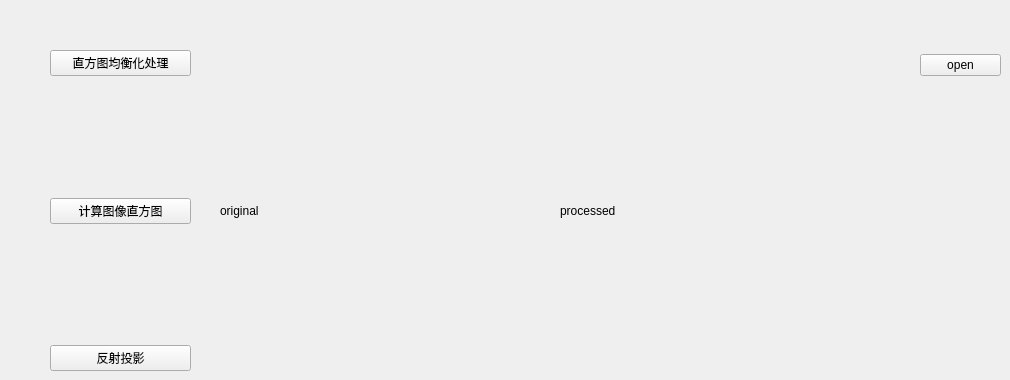
    <widget class="QWidget" name="tab_8">
     <attribute name="title">
      <string>图像直方图</string>
     </attribute>
     <widget class="QWidget" name="verticalLayoutWidget_3">
      <property name="geometry">
       <rect>
        <x>50</x>
        <y>50</y>
        <width>141</width>
        <height>321</height>
       </rect>
      </property>
      <layout class="QVBoxLayout" name="verticalLayout_22">
       <item>
        <widget class="QPushButton" name="pushButton_8">
         <property name="text">
          <string>直方图均衡化处理</string>
         </property>
        </widget>
       </item>
       <item>
        <spacer name="verticalSpacer_20">
         <property name="orientation">
          <enum>Qt::Vertical</enum>
         </property>
         <property name="sizeHint" stdset="0">
          <size>
           <width>20</width>
           <height>40</height>
          </size>
         </property>
        </spacer>
       </item>
       <item>
        <widget class="QPushButton" name="pushButton_7">
         <property name="text">
          <string>计算图像直方图</string>
         </property>
        </widget>
       </item>
       <item>
        <spacer name="verticalSpacer_19">
         <property name="orientation">
          <enum>Qt::Vertical</enum>
         </property>
         <property name="sizeHint" stdset="0">
          <size>
           <width>20</width>
           <height>40</height>
          </size>
         </property>
        </spacer>
       </item>
       <item>
        <widget class="QPushButton" name="pushButton_9">
         <property name="text">
          <string>反射投影</string>
         </property>
        </widget>
       </item>
      </layout>
     </widget>
     <widget class="QWidget" name="verticalLayoutWidget_4">
      <property name="geometry">
       <rect>
        <x>220</x>
        <y>50</y>
        <width>321</width>
        <height>321</height>
       </rect>
      </property>
      <layout class="QVBoxLayout" name="verticalLayout_23">
       <item>
        <widget class="QLabel" name="label_zhi_in">
         <property name="text">
          <string>original</string>
         </property>
        </widget>
       </item>
      </layout>
     </widget>
     <widget class="QWidget" name="verticalLayoutWidget_5">
      <property name="geometry">
       <rect>
        <x>560</x>
        <y>50</y>
        <width>341</width>
        <height>321</height>
       </rect>
      </property>
      <layout class="QVBoxLayout" name="verticalLayout_24">
       <item>
        <widget class="QLabel" name="label_zhi_out">
         <property name="text">
          <string>processed</string>
         </property>
        </widget>
       </item>
      </layout>
     </widget>
     <widget class="QWidget" name="horizontalLayoutWidget">
      <property name="geometry">
       <rect>
        <x>920</x>
        <y>50</y>
        <width>81</width>
        <height>31</height>
       </rect>
      </property>
      <layout class="QHBoxLayout" name="horizontalLayout_10">
       <item>
        <widget class="QPushButton" name="pushButton_10">
         <property name="text">
          <string>open</string>
         </property>
        </widget>
       </item>
      </layout>
     </widget>
    </widget>
